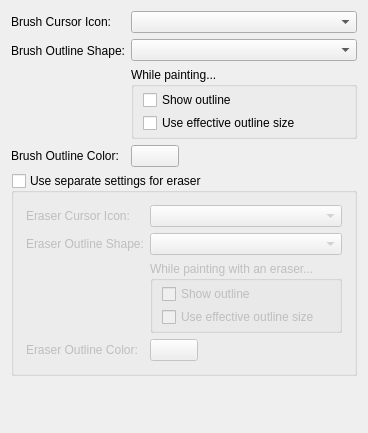
     <widget class="QWidget" name="tab">
      <attribute name="title">
       <string>Cursor</string>
      </attribute>
      <layout class="QFormLayout" name="formLayout_9">
       <item row="0" column="0">
        <widget class="QLabel" name="textLabel1">
         <property name="sizePolicy">
          <sizepolicy hsizetype="Preferred" vsizetype="Preferred">
           <horstretch>0</horstretch>
           <verstretch>0</verstretch>
          </sizepolicy>
         </property>
         <property name="text">
          <string>Brush Cursor Icon:</string>
         </property>
         <property name="alignment">
          <set>Qt::AlignRight|Qt::AlignTrailing|Qt::AlignVCenter</set>
         </property>
         <property name="buddy">
          <cstring>frame</cstring>
         </property>
        </widget>
       </item>
       <item row="0" column="1">
        <widget class="QComboBox" name="m_cmbCursorShape"/>
       </item>
       <item row="1" column="0">
        <widget class="QLabel" name="textLabel1_2">
         <property name="sizePolicy">
          <sizepolicy hsizetype="Preferred" vsizetype="Preferred">
           <horstretch>0</horstretch>
           <verstretch>0</verstretch>
          </sizepolicy>
         </property>
         <property name="text">
          <string>Brush Outline Shape:</string>
         </property>
         <property name="alignment">
          <set>Qt::AlignRight|Qt::AlignTrailing|Qt::AlignVCenter</set>
         </property>
        </widget>
       </item>
       <item row="1" column="1">
        <widget class="QWidget" name="widget_2" native="true">
         <layout class="QVBoxLayout" name="verticalLayout_8">
          <property name="leftMargin">
           <number>0</number>
          </property>
          <property name="topMargin">
           <number>0</number>
          </property>
          <property name="rightMargin">
           <number>0</number>
          </property>
          <property name="bottomMargin">
           <number>0</number>
          </property>
          <item>
           <widget class="QComboBox" name="m_cmbOutlineShape"/>
          </item>
          <item>
           <widget class="QGroupBox" name="groupBox">
            <property name="title">
             <string>While painting...</string>
            </property>
            <layout class="QVBoxLayout" name="verticalLayout_2">
             <property name="spacing">
              <number>3</number>
             </property>
             <property name="leftMargin">
              <number>9</number>
             </property>
             <property name="topMargin">
              <number>3</number>
             </property>
             <property name="bottomMargin">
              <number>3</number>
             </property>
             <item>
              <widget class="QCheckBox" name="m_showOutlinePainting">
               <property name="sizePolicy">
                <sizepolicy hsizetype="Minimum" vsizetype="Fixed">
                 <horstretch>0</horstretch>
                 <verstretch>0</verstretch>
                </sizepolicy>
               </property>
               <property name="minimumSize">
                <size>
                 <width>200</width>
                 <height>0</height>
                </size>
               </property>
               <property name="text">
                <string>Show outline</string>
               </property>
              </widget>
             </item>
             <item>
              <widget class="QCheckBox" name="m_changeBrushOutline">
               <property name="text">
                <string>Use effective outline size</string>
               </property>
              </widget>
             </item>
            </layout>
           </widget>
          </item>
         </layout>
        </widget>
       </item>
       <item row="2" column="1">
        <widget class="KisColorButton" name="cursorColorButton">
         <property name="maximumSize">
          <size>
           <width>48</width>
           <height>25</height>
          </size>
         </property>
         <property name="text">
          <string/>
         </property>
        </widget>
       </item>
       <item row="3" column="0" colspan="2">
        <widget class="QGroupBox" name="m_chkSeparateEraserCursor">
         <property name="title">
          <string>Use separate settings for eraser</string>
         </property>
         <property name="checkable">
          <bool>true</bool>
         </property>
         <property name="checked">
          <bool>false</bool>
         </property>
         <layout class="QGridLayout" name="gridLayout_2">
          <item row="0" column="0">
           <widget class="QWidget" name="widget_7" native="true">
            <property name="sizePolicy">
             <sizepolicy hsizetype="Preferred" vsizetype="Preferred">
              <horstretch>0</horstretch>
              <verstretch>0</verstretch>
             </sizepolicy>
            </property>
            <layout class="QFormLayout" name="formLayout_3">
             <property name="leftMargin">
              <number>3</number>
             </property>
             <property name="topMargin">
              <number>3</number>
             </property>
             <property name="rightMargin">
              <number>3</number>
             </property>
             <property name="bottomMargin">
              <number>3</number>
             </property>
             <item row="0" column="0">
              <widget class="QLabel" name="label_19">
               <property name="sizePolicy">
                <sizepolicy hsizetype="Minimum" vsizetype="Preferred">
                 <horstretch>0</horstretch>
                 <verstretch>0</verstretch>
                </sizepolicy>
               </property>
               <property name="text">
                <string>Eraser Cursor Icon:</string>
               </property>
              </widget>
             </item>
             <item row="0" column="1">
              <widget class="QComboBox" name="m_cmbEraserCursorShape"/>
             </item>
             <item row="1" column="0">
              <widget class="QLabel" name="label_20">
               <property name="sizePolicy">
                <sizepolicy hsizetype="Minimum" vsizetype="Preferred">
                 <horstretch>0</horstretch>
                 <verstretch>0</verstretch>
                </sizepolicy>
               </property>
               <property name="text">
                <string>Eraser Outline Shape:</string>
               </property>
              </widget>
             </item>
             <item row="1" column="1">
              <widget class="QComboBox" name="m_cmbEraserOutlineShape"/>
             </item>
             <item row="2" column="1">
              <widget class="QGroupBox" name="groupBox_6">
               <property name="sizePolicy">
                <sizepolicy hsizetype="Preferred" vsizetype="Preferred">
                 <horstretch>0</horstretch>
                 <verstretch>0</verstretch>
                </sizepolicy>
               </property>
               <property name="title">
                <string>While painting with an eraser...</string>
               </property>
               <layout class="QVBoxLayout" name="verticalLayout_5">
                <property name="spacing">
                 <number>3</number>
                </property>
                <property name="topMargin">
                 <number>3</number>
                </property>
                <property name="bottomMargin">
                 <number>3</number>
                </property>
                <item>
                 <widget class="QCheckBox" name="m_showEraserOutlinePainting">
                  <property name="text">
                   <string>Show outline</string>
                  </property>
                 </widget>
                </item>
                <item>
                 <widget class="QCheckBox" name="m_changeEraserBrushOutline">
                  <property name="text">
                   <string>Use effective outline size</string>
                  </property>
                 </widget>
                </item>
               </layout>
              </widget>
             </item>
             <item row="3" column="1">
              <widget class="KisColorButton" name="eraserCursorColorButton">
               <property name="maximumSize">
                <size>
                 <width>48</width>
                 <height>25</height>
                </size>
               </property>
               <property name="text">
                <string/>
               </property>
              </widget>
             </item>
             <item row="3" column="0">
              <widget class="QLabel" name="label_21">
               <property name="text">
                <string>Eraser Outline Color:</string>
               </property>
              </widget>
             </item>
            </layout>
           </widget>
          </item>
         </layout>
        </widget>
       </item>
       <item row="4" column="0" colspan="2">
        <spacer name="verticalSpacer_3">
         <property name="orientation">
          <enum>Qt::Vertical</enum>
         </property>
         <property name="sizeHint" stdset="0">
          <size>
           <width>20</width>
           <height>40</height>
          </size>
         </property>
        </spacer>
       </item>
       <item row="2" column="0">
        <widget class="QLabel" name="label_11">
         <property name="text">
          <string>Brush Outline Color:</string>
         </property>
        </widget>
       </item>
      </layout>
     </widget>
